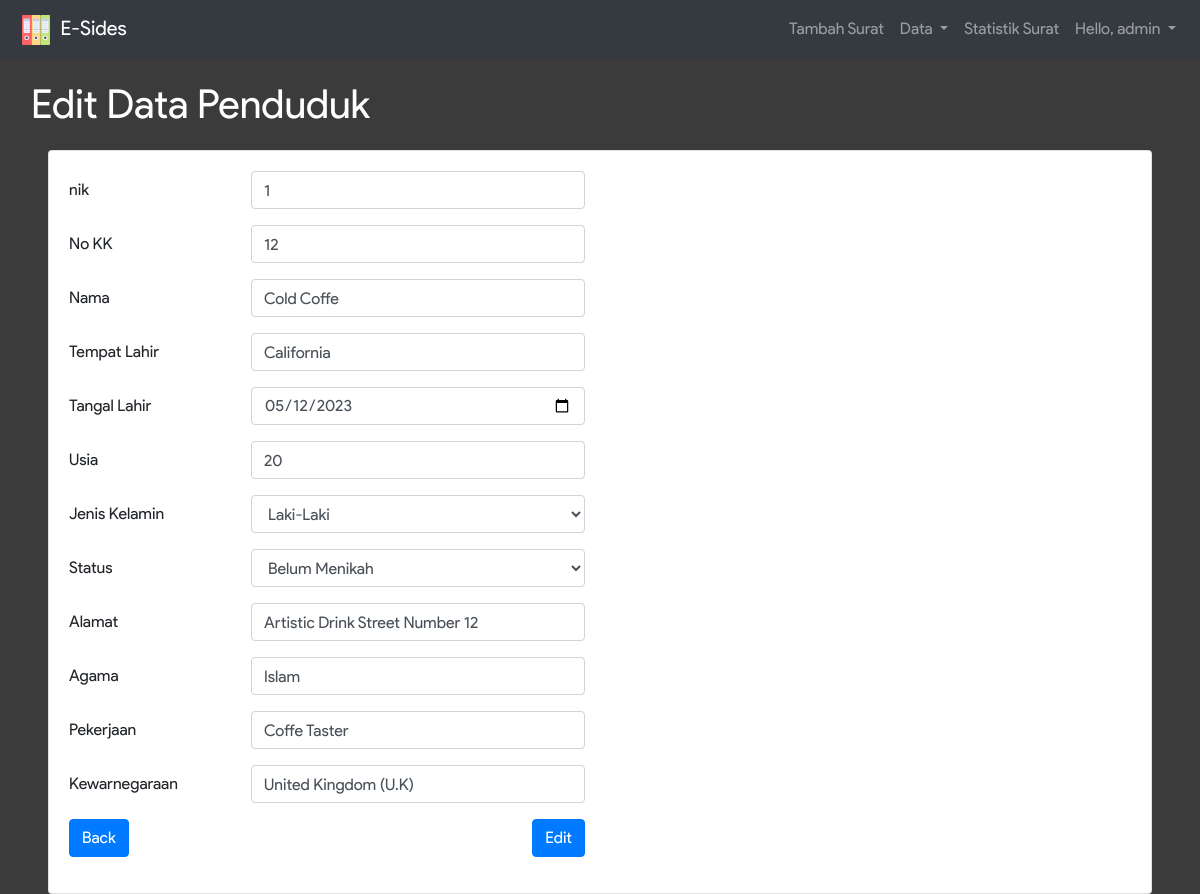
Screenshot of /data_edit_penduduk.php?nik=1 (signed in) with the database file from the repository.
### tables this page shows
CREATE TABLE IF NOT EXISTS `penduduk` (
  `nik` varchar(16) NOT NULL,
  `no_kk` varchar(16) NOT NULL,
  `nama` varchar(50) NOT NULL,
  `tempat_lahir` varchar(20) NOT NULL,
  `tanggal_lahir` date NOT NULL,
  `usia` int(3) NOT NULL,
  `jenis_kelamin` varchar(20) NOT NULL,
  `status` varchar(30) NOT NULL,
  `alamat` text NOT NULL,
  `agama` varchar(10) NOT NULL,
  `pekerjaan` varchar(20) NOT NULL,
  `kewarnegaraan` varchar(20) NOT NULL,
  `tanggal_buat` date NOT NULL
);

### data_edit_penduduk.php (the view, shortened to what this page needs)
<?php
  include_once 'connection.php';
  $a = $_GET['nik'];
  $sql = "SELECT * FROM penduduk WHERE nik = " . $a;
  $result = $conn->query($sql);
  $data = $result->fetch_assoc();
?>
<!DOCTYPE html>
<html>
<head>
  <link rel="stylesheet" href="node_modules/bootstrap/dist/css/bootstrap.min.css">
  <link rel="stylesheet" href="assets/css/infinite.css">
</head>
<body style="background-color: #3B3B3B;">
  <nav class="navbar navbar-expand-lg navbar-dark bg-dark">
      <a class="navbar-brand" href="#">
        <img src="assets/img/office-material.svg" width="40" height="30" alt="">
        E-Sides
      </a>
      <div class="collapse navbar-collapse" id="navbarSupportedContent">
        <ul class="navbar-nav ml-auto">
          <li class="nav-item">
            <a class="nav-link" href="pilih_surat.php">Tambah Surat</a>
          </li>
          <li class="nav-item dropdown">
            <a class="nav-link dropdown-toggle" href="#" id="navbarDropdown" role="button" data-toggle="dropdown" aria-haspopup="true" aria-expanded="false">
              Data
            </a>
          </li>
          <li class="nav-item">
            <a class="nav-link" href="data_chart.php">Statistik Surat</a>
          </li>
          <li class="nav-item dropdown">
            <a class="nav-link dropdown-toggle" href="#" id="navbarDropdown" role="button" data-toggle="dropdown" aria-haspopup="true" aria-expanded="false">
              Hello, <?=$_SESSION['user']?>
            </a>
          </li>
        </ul>
      </div>
    </nav>
    <div class="container-fluid">
       <div class="row">
        <div class="col-sm-12">
          <div class="judul m-3">Edit Data Penduduk</div>
        </div>
        <div class="col-sm-12 px-5">
          <div class="card">
            <div class="card-body">
              <form method="POST" action="data_action_eit_penduduk.php">
                <div class="form-group row">
                  <label for="nik" class="col-sm-2 col-form-label">nik</label>
                  <div class="col-sm-4">
                    <input type="text" class="form-control" id="nik" name="anik" value="<?=$data['nik']?>">
                  </div>
                </div>
                <div class="form-group row">
                  <label for="no_k" class="col-sm-2 col-form-label">No KK</label>
                  <div class="col-sm-4">
                    <input type="text" class="form-control" id="no_k" name="no_kk" value="<?=$data['no_kk']?>">
                  </div>
                </div>
                <div class="form-group row">
                  <label for="namA" class="col-sm-2 col-form-label">Nama</label>
                  <div class="col-sm-4">
                    <input type="text" class="form-control" id="namA" name="nama" value="<?=$data['nama']?>">
                  </div>
                </div>
                <div class="form-group row">
                  <label for="Tempat_Lahir" class="col-sm-2 col-form-label">Tempat Lahir</label>
                  <div class="col-sm-4">
                    <input type="text" class="form-control" id="Tempat_Lahir" name="tempat_lahir" value="<?=$data['tempat_lahir']?>">
                  </div>
                </div>
                <div class="form-group row">
                  <label for="Tanngal_Lahir" class="col-sm-2 col-form-label">Tangal Lahir</label>
                  <div class="col-sm-4">
                    <input type="date" class="form-control" id="Tanngal_Lahir" name="tanggal_lahir" value="<?=$data['tanggal_lahir']?>">
                  </div>
                </div>
                <div class="form-group row">
                  <label for="Usia" class="col-sm-2 col-form-label">Usia</label>
                  <div class="col-sm-4">
                    <input type="number" class="form-control" id="Usia" name="usia" value="<?=$data['usia']?>">
                  </div>
                </div>
                <div class="form-group row">
                  <label for="JenisKelamin" class="col-sm-2 col-form-label">Jenis Kelamin</label>
                  <div class="col-sm-4">
                    <select class="form-control" id="jk" name="jenis_kelamin">
                      <option <?php if($options=="Laki-Laki") echo 'selected="selected"'; ?>>Laki-Laki</option>
                    </select>
                  </div>
                </div>
                <div class="form-group row">
                  <label for="Status" class="col-sm-2 col-form-label">Status</label>
                  <div class="col-sm-4">
                    <select class="form-control" id="stat" name="status">
                      <option <?php if($options=="Belum Menikah") echo 'selected="selected"'; ?>>Belum Menikah</option>
                    </select>
                  </div>
                </div>
                <div class="form-group row">
                  <label for="Alamat" class="col-sm-2 col-form-label">Alamat</label>
                  <div class="col-sm-4">
                    <input type="text" class="form-control" id="Alamat" name="alamat" value="<?=$data['alamat']?>">
                  </div>
                </div>
                <div class="form-group row">
                  <label for="Agama" class="col-sm-2 col-form-label">Agama</label>
                  <div class="col-sm-4">
                    <input type="text" class="form-control" id="Agama" name="agama" value="<?=$data['agama']?>">
                  </div>
                </div>
                <div class="form-group row">
                  <label for="Pekerjaan" class="col-sm-2 col-form-label">Pekerjaan</label>
                  <div class="col-sm-4">
                    <input type="text" class="form-control" id="Pekerjaan" name="pekerjaan" value="<?=$data['pekerjaan']?>">
                  </div>
                </div>
                <div class="form-group row">
                  <label for="KN" class="col-sm-2 col-form-label">Kewarnegaraan</label>
                  <div class="col-sm-4">
                    <input type="text" class="form-control" id="KN" name="kewarnegaraan" value="<?=$data['kewarnegaraan']?>">
                  </div>
                </div>
                <div class="form-group row">
                  <div class="col-sm-6">
                      <a href="data_penduduk.php" class="btn btn-primary">Back</a>
                      <input type="submit" value="Edit" class="btn btn-primary float-right">
                    </div>
                  </div>
                </div>
            </div>
          </div>
        </div>
      </div>
  </body>
</html>

### assets/css/infinite.css (style rules this page uses)
body { width: 100%; height: 100%; font-family: 'Product Sans'; }
.judul { font-size: 40px; color: #FFF; }

### rows the page displays
penduduk: anik "1", no_kk "12", nama "Cold Coffe", tempat_lahir "California", tanggal_lahir "05/12/2023", usia "20", alamat "Artistic Drink Street Number 12", agama "Islam", pekerjaan "Coffe Taster", kewarnegaraan "United Kingdom (U.K)"

### other values shown
$_SESSION['user'] "admin"
